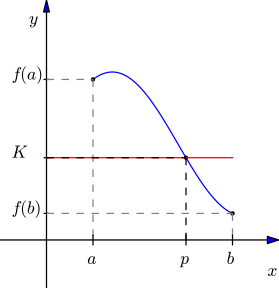

Here is the Python script that generated this plot:
#!/usr/bin/env python
# -*- coding: utf-8 -*-

'''
Este trabalho está licenciado sob a Licença Creative Commons Atribuição-CompartilhaIgual 3.0 Não Adaptada. Para ver uma cópia desta licença, visite http://creativecommons.org/licenses/by-sa/3.0/ ou envie uma carta para Creative Commons, PO Box 1866, Mountain View, CA 94042, USA.

Author: Pedro H A Konzen - 03/2015
Last update: 07/2016 by phkonzen

Description:
Illustration of the Intermediate Value Theorem:
If $f:[a,b]\to\mathbb{R}$ is a continuous function and $K \in (f(a),~f(b))$, then there exists $c\in (a,~b)$ such that $f(c)=K$.
'''

import numpy as np
import matplotlib.pyplot as plt
from matplotlib.path import Path
import matplotlib.patches as patches

#canvas
fig = plt.figure(figsize=(4,4), dpi=100, linewidth=0.0, facecolor="white")

#axes definitions
ax = plt.subplot(1,1,1)

ax.set_xlim(-2,10)
ax.set_ylim(-1,5)

ax.set_xticks([])
ax.set_yticks([])

ax.set_frame_on(False)

ax.arrow(-2, 0, 12, 0, head_width=0.15, head_length=0.5, length_includes_head=True)
ax.text(9.5,-0.75,r"$x$",fontsize=14)

ax.arrow(0, -1, 0, 6, head_width=0.25, head_length=0.25, length_includes_head=True)
ax.text(-0.75, 4.5, r"$y$",fontsize=14)

def f(x):
    return 1.5*np.sin(x/1.8) + 2

a = 2
b = 8
x = np.linspace (a, b, 100, endpoint=True)

ax.plot(x, f(x))

#dashed lines
#(a, f(a))
ax.plot (a, f(a), 'ko', markersize=3)
ax.text (-1.5, f(a), r"$f(a)$", fontsize=14)
ax.plot ([-0.1, 0.1], [f(a), f(a)], color='black')
ax.plot ([0, a], [f(a), f(a)], color='gray', linestyle='dashed')
ax.plot ([a, a], [f(a), 0], color='gray', linestyle='dashed')
ax.plot ([a, a], [-0.1, 0.1], color='black')
ax.text (a - 0.25, -0.5, r"$a$", fontsize=14)

#(b, f(b))
ax.plot (b, f(b), 'ko', markersize=3)
ax.text (-1.5, f(b), r"$f(b)$", fontsize=14)
ax.plot ([-0.1, 0.1], [f(b), f(b)], color='black')
ax.plot ([0, b], [f(b), f(b)], color='gray', linestyle='dashed')
ax.plot ([b, b], [f(b), 0], color='gray', linestyle='dashed')
ax.plot ([b, b], [-0.1, 0.1], color='black')
ax.text (b - 0.25, -0.5, r"$b$", fontsize=14)


#line K
#(p, K = f(p))
p = 2*(a + b)/3
ax.plot (p, f(p), 'ko', markersize=3)
ax.text (-1.5, f(p), r"$K$", fontsize=14)
ax.plot ([-0.1, 0.1], [f(p), f(p)], color='black')
ax.plot ([0, b], [f(p), f(p)], color='red', linestyle='solid')
ax.plot ([0, p], [f(p), f(p)], color='black', linestyle='dashed')
ax.plot ([p, p], [f(p), 0], color='black', linestyle='dashed')
ax.plot ([p, p], [-0.1, 0.1], color='black')
ax.text (p - 0.25, -0.5, r"$p$", fontsize=14)


#plt.show()

fig_file =  "teorema_do_valor_intermediario"
#fig.savefig(fig_file+".svg", bbox_inches='tight', pad_inches=0.0)
fig.savefig(fig_file+".png", bbox_inches='tight', pad_inches=0.0)


